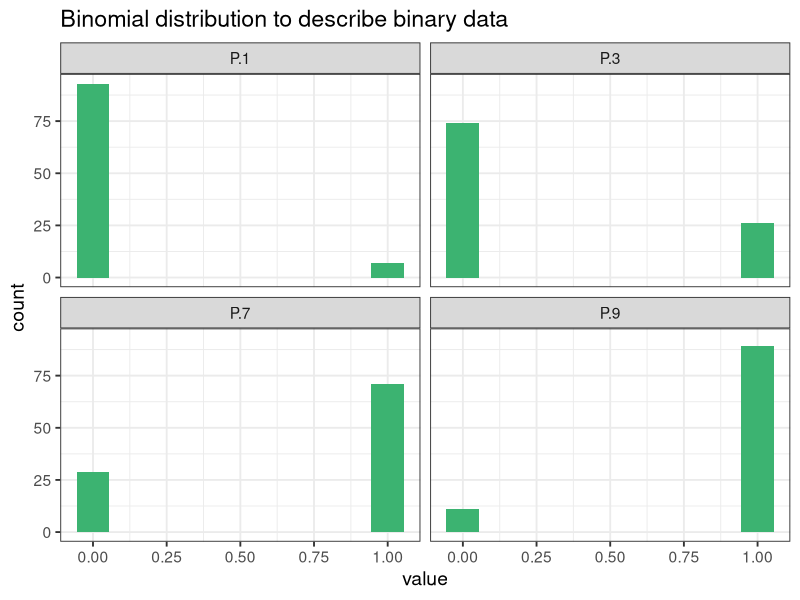
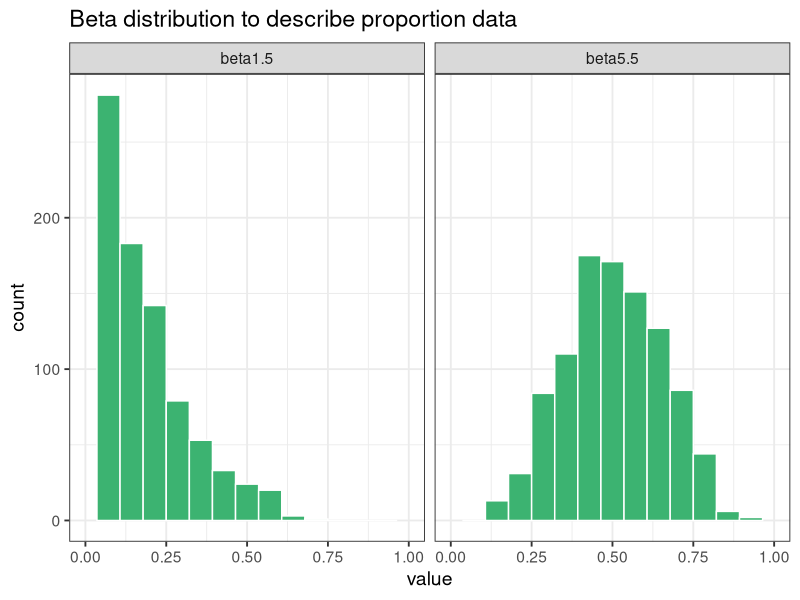
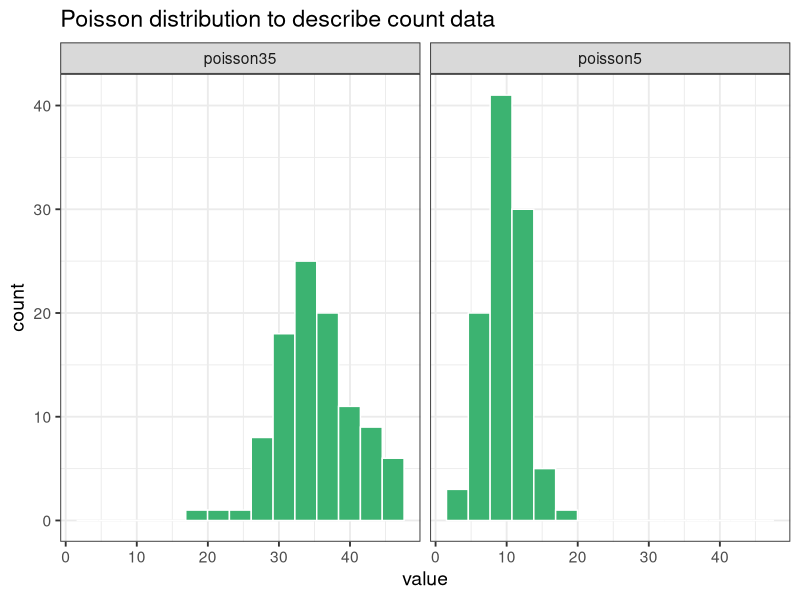
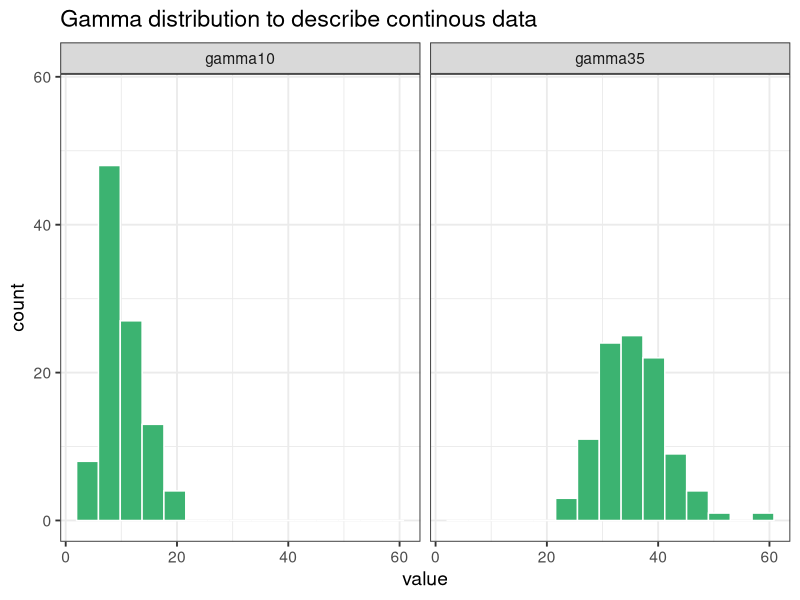

The R source for these figures, in order:
## ---- chunk 1

library(tidyverse)
theme_set(theme_bw(base_size = 14)) # set global theme

set.seed(123) # for reproducibility
P.1 <- rbinom(100, size = 1, prob = 0.1)
P.3 <- rbinom(100, size = 1, prob = 0.3)
P.7 <- rbinom(100, size = 1, prob = 0.7)
P.9 <- rbinom(100, size = 1, prob = 0.9)
binomial_data <- data.frame(P.1, P.3, P.7, P.9)
## ---- chunk 2
binomial_data |>
  pivot_longer(1:4, names_to = "P", 
               values_to = "value") |> 
  ggplot(aes(value))+
  geom_histogram(fill = "MediumSeaGreen", 
                 bins =10)+
  facet_wrap(~P)+
  labs(title = "Binomial distribution to describe binary data")
## ---- chunk 3
beta1.5 <- rbeta(n = 1000, shape1 = 1, shape2 = 5)
beta5.5 <- rbeta(n = 1000, shape1 = 5, shape2 = 5)
beta_data <- data.frame(beta1.5, beta5.5)

## ---- chunk 4

library(tidyverse)
theme_set(theme_bw(base_size = 14)) # set global theme

beta_data |>
  pivot_longer(1:2, names_to = "P", 
               values_to = "value") |> 
  ggplot(aes(value))+
  geom_histogram(fill = "MediumSeaGreen", 
                 color = "white", 
                 bins = 15)+
  scale_x_continuous(limits = c(0,1))+
  facet_wrap(~P)+
  labs(title = "Beta distribution to describe proportion data")
## ---- chunk 5
poisson5 <- rpois(100, lambda = 10)
poisson35 <- rpois(100, lambda = 35)
poisson_data <- data.frame(poisson5, poisson35)
## ---- chunk 6
poisson_data |>
  pivot_longer(1:2, names_to = "P", 
               values_to = "value") |> 
  ggplot(aes(value))+
  geom_histogram(fill = "MediumSeaGreen", 
                 color = "white", 
                 bins = 15)+
  facet_wrap(~P)+
  labs(title = "Poisson distribution to describe count data")
## ---- chunk 7
gamma10 <- rgamma(n = 100, shape = 10, scale = 1)
gamma35 <- rgamma(n = 100, shape = 35, scale = 1)
gamma_data <- data.frame(gamma10, gamma35)
## ---- chunk 8
gamma_data |>
  pivot_longer(1:2, names_to = "P", 
               values_to = "value") |> 
  ggplot(aes(value))+
  geom_histogram(fill = "MediumSeaGreen", 
                 color = "white", 
                 bins = 15)+
  ylim(0, max(gamma_data$gamma35) )+
  facet_wrap(~P)+
  labs(title = "Gamma distribution to describe continous data")
